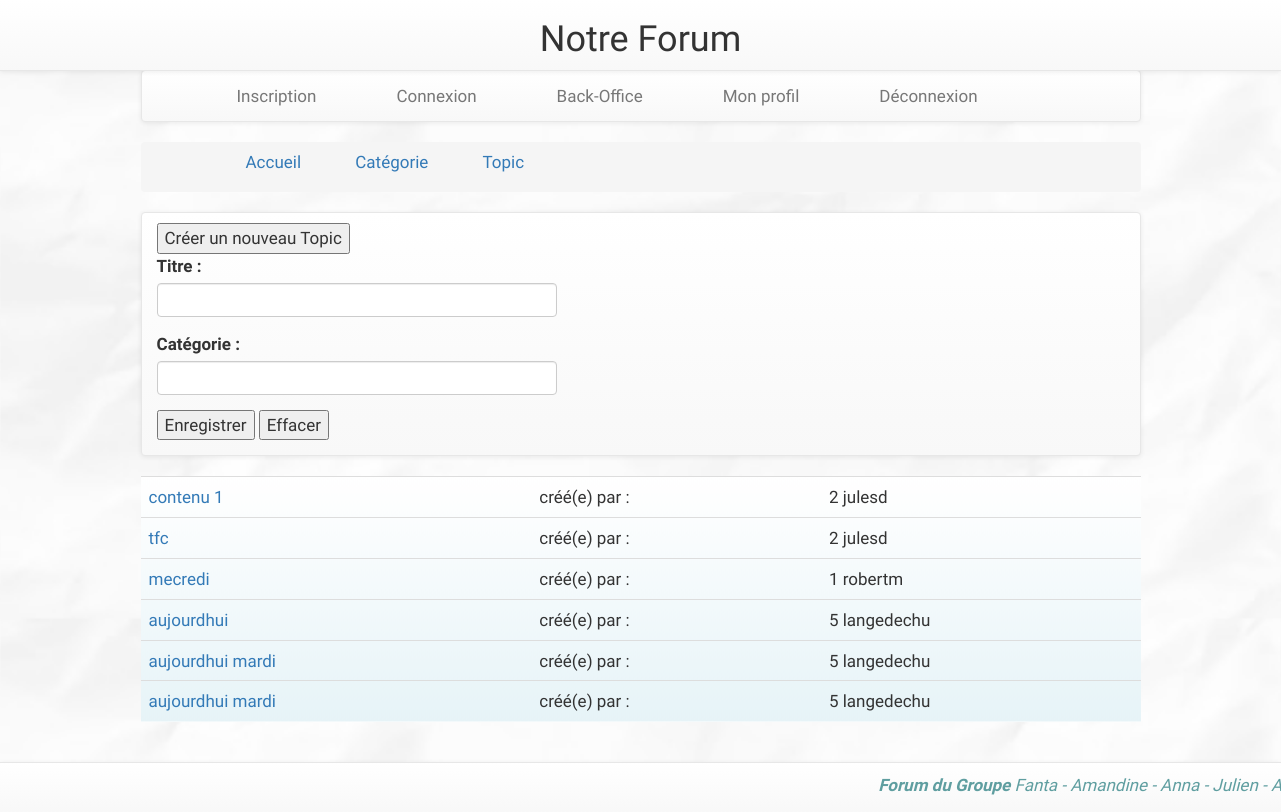
Page /topic.php?idcat=1 on the committed database.
### tables this page shows
CREATE TABLE `topic` (
  `id_topic` int(11) NOT NULL,
  `titre` varchar(50) NOT NULL,
  `id_user` int(11) NOT NULL,
  `id_categorie` int(11) NOT NULL
);

CREATE TABLE `user` (
  `id_user` int(11) NOT NULL,
  `nom` varchar(45) NOT NULL,
  `prenom` varchar(45) NOT NULL,
  `pseudo` varchar(45) NOT NULL,
  `mdphash` varchar(64) NOT NULL,
  `nais` date NOT NULL,
  `tel` varchar(10) NOT NULL,
  `email` varchar(45) NOT NULL,
  `profil` tinyint(4) NOT NULL
);

### topic.php (called while the page is built, shortened)
<?php
require_once('controller/topic.inc');
require_once('model/Topic.class.inc');
require_once('view/topic.inc');
require_once('orm/TopicRepo.class.inc');
?>

### orm/AbstractRepo.class.inc (called while the page is built)
<?php
abstract class AbstractRepo {
	private $db;
	protected function __construct() {
		$db_host = 'localhost';
		$db_user = 'root';
		$db_pwd = '';
		$db_name = 'forum2';
		$this->db = new PDO("mysql:host=$db_host;dbname=$db_name;charset=utf8", $db_user, $db_pwd,
			array(PDO::ATTR_ERRMODE => PDO::ERRMODE_EXCEPTION));
	}
	public function getDb() {
		return $this->db;
	}
}
?>

### orm/TopicRepo.class.inc (called while the page is built, shortened)
<?php
require_once('orm/AbstractRepo.class.inc');
require_once('model/Topic.class.inc');
class TopicRepo extends AbstractRepo {
	private static $instance;
	public static function getInstance() {
		if(isset(self::$instance)) {
			return self::$instance;
		} else {
			self::$instance = new TopicRepo();
			return self::$instance;
		}
	}
	public function getAllTopicsByCategorieId($cat_id) {
	$sql = 'SELECT * FROM topic WHERE id_categorie=:varIdCat;';
		$st  = $this->getDb()->prepare($sql);
                $params = array(
                    'varIdCat' => $cat_id,
                );
                $st->execute($params);
		$tabTopic = array();
		while($topicTmp = $st->fetch()) {
			$tabTopic[] = new Topic(intval($topicTmp['id_topic']), $topicTmp['titre'], intval($topicTmp['id_user']),intval($topicTmp['id_categorie']));
	}
        return $tabTopic;}
	public function getPseudoByTopic($idTopic){
            $sql="SELECT pseudo FROM topic INNER JOIN user ON topic.id_user = user.id_user
                  WHERE id_topic = $idTopic;";
            $result = $this->getDb()->query($sql);
            $pseudoUserTopic = $result->fetch();
            return $pseudoUserTopic['0'];
        }
}
?>

### controller/topic.inc (called while the page is built, shortened)
<?php
require_once('orm/TopicRepo.class.inc');
if(isset($_GET['idcat'])) {
    $topicRepo = TopicRepo::getInstance();
    $tabTopics = $topicRepo->getAllTopicsByCategorieId($_GET['idcat']);
} else {
    header('Location: index.php');
}
?>

### model/Topic.class.inc (called while the page is built, shortened)
<?php
class Topic {
	private $idTopic;
        private $titreTopic;
        private $idUser;
	public function getIdTopic() {
		return $this->idTopic;
	}
	private function setIdTopic($idTopic) {
		if(is_int($idTopic)) {
			$this->idTopic = $idTopic;
		} else {
			throw new Exception('L\'id du topic doit être un entier');
		}
	}
        public function getTitreTopic() {
		return $this->titreTopic;
	}
	public function setTitreTopic($titreTopic) {
		$titreTopic = trim($titreTopic);
		$titreTopic = strip_tags($titreTopic);
		if(is_string($titreTopic) && $titreTopic != '') {
			$this->titreTopic = substr($titreTopic, 0, 49);
		} else {
			throw new Exception('Le titre de l\'article doit être une chaine non vide');
		}
	}
        public function getIdUser() {
		return $this->idUser;
	}
	public function setIdUser($idUser) {
		if(is_int($idUser)) {
			$this->idUser = $idUser;
		} else {
			throw new Exception('L\'id du user doit être un entier');
		}
	}
}

### view/topic.inc (the view, shortened to what this page needs)
<?php
require_once('parts/header.inc');
?>
<div class="navbar navbar-default navbar-static">
    <div class="container">
        <button style="margin-top: 1rem;" class="toggle-visibility2" data-target="#post-detailsxxx">
            Créer un nouveau Topic
        </button>
<div id="post-detailsxxx" style="width: 40rem;">
    <form method="POST" role="form">
        <div class="form-group">
            <label for="input_titre">Titre : </label>
	    <input class="form-control" type="text" id="input_titre" name="titre_topic" />
        </div>
        <div class="form-group">
            <label for="input_categorie">Catégorie : </label>
            <input class="form-control" type="text" id="input_categorie" name="categorie_topic" />
        </div>
        <div class="form-group">
            <input class="form_button" name="submit" type="submit" value="Enregistrer" />
            <input class="form_button" name="Reset" type="submit" value="Effacer" />
        </div>
    </form>
</div>
</div></div>
<?php
echo '<div class="table-responsive" style="margin-top: 2rem;"><table class="table" style="background: linear-gradient(white, #E6F3F7);">';
foreach($tabTopics as $topic) {
    echo '<tr><td ><!--' .
          $topic->getIdCat(). '</td><td>' .' / -->' .
          '<a href=post.php?idtopic='.$topic->getIdTopic().'>'.$topic->getTitreTopic().'</a></td>' .
          '<td>' .' créé(e) par : ' . '</td>' .
          '<td>' . $topic->getIdUser().' '.$topicRepo->getPseudoByTopic($topic->getIdTopic()).'</td><tr/>';
}
echo '</div></table>';
?>
<?php
require_once('parts/footer.inc');
?>

### parts/header.inc (shortened to what this page needs)
<!DOCTYPE html>
<html>
    <head>
        <link rel="stylesheet" href="https://maxcdn.bootstrapcdn.com/bootstrap/3.3.5/css/bootstrap.min.css">
        <link rel="stylesheet" href="https://maxcdn.bootstrapcdn.com/bootstrap/3.3.5/css/bootstrap-theme.min.css">
        <link rel="stylesheet" media="screen" href="/forum2/css/style.css">
    </head>
    <body>
        <header>
            <nav class="navbar navbar-default navbar-fixed-top">
            <div class="container">
            <h1 id="headerh1" >Notre Forum</h1>
            </div>
            </nav>
                   <div class="navbar navbar-default navbar-static">
                       <div class="container">
                           <div class="navbar-collapse collapse">
                                <ul class="nav navbar-nav">
                                    <li><a href="signup.php" class="hover">Inscription</a></li>
                                <li><a href="login.php" class="hover"> Connexion</a></li>
                                <li><a href="backoffice.php" class="hover">Back-Office</a></li>
                                <li><a href="profil.php" class="hover"> Mon profil</a></li>
                                <li><a href="logout.php" class="hover">Déconnexion</a></li>
                                </ul>
                           </div>
                        </div>
                   </div>
       </header>
        <nav class="breadcrumb">
           <div class="btn-group">
                <ul>
                    <li><a href="index.php">Accueil</a></li>
                    <li><a href="#">Catégorie</a></li>
                    <li><a href="topic.php">Topic</a></li>
                </ul>
           </div>
        </nav>

### parts/footer.inc
<nav class="navbar navbar-default navbar-fixed-bottom">
<div class="container">
        <footer>
            <div>
                <p style="font-style: italic; text-align: right; margin-right: -200px; margin-top: 10px; color: cadetblue;">
                    <strong>Forum du Groupe</strong> Fanta - Amandine - Anna - Julien - Alexandre - Pascal </p>
            </div>
        </footer>
</div>
</nav>
</body>
</html>

### css/style.css (style rules this page uses)
body { padding-top: 70px; width: 1000px; height: auto; text-align: justify; margin : auto; padding-bottom: 70px; font-family: "Aubrey"; font-size: 17px; background-image: url("images/background.jpg"); background-size: 100%; }
#headerh1 { text-align: center; }
ul li { list-style-image: none; display: inline; margin-left: 50px; }
footer { margin-bottom: 10px; }
#post-detailsxxx { width: 350px; }

### rows in the picture
topic: titre "contenu 1", id_user "2", id_topic.pseudo "julesd"
topic: titre "tfc", id_user "2", id_topic.pseudo "julesd"
topic: titre "mecredi", id_user "1", id_topic.pseudo "robertm"
topic: titre "aujourdhui", id_user "5", id_topic.pseudo "langedechu"
topic: titre "aujourdhui mardi", id_user "5", id_topic.pseudo "langedechu"
topic: titre "aujourdhui mardi", id_user "5", id_topic.pseudo "langedechu"
